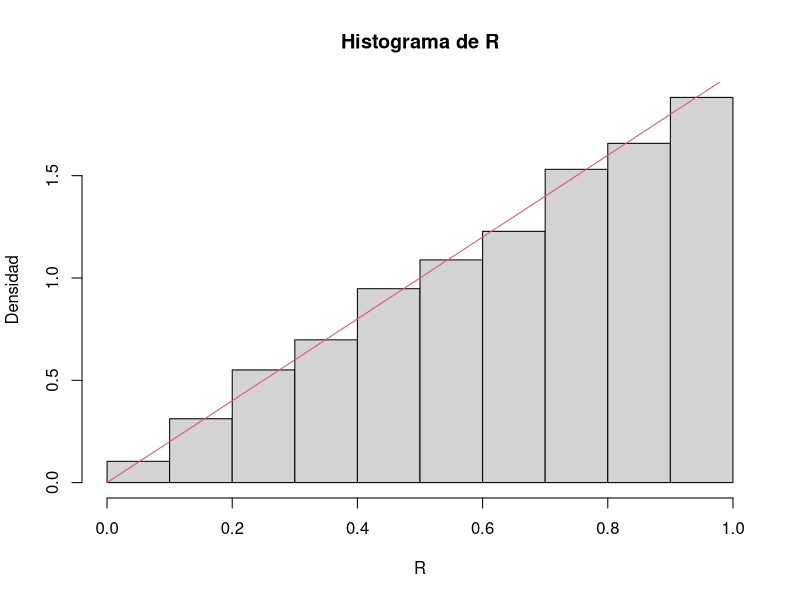
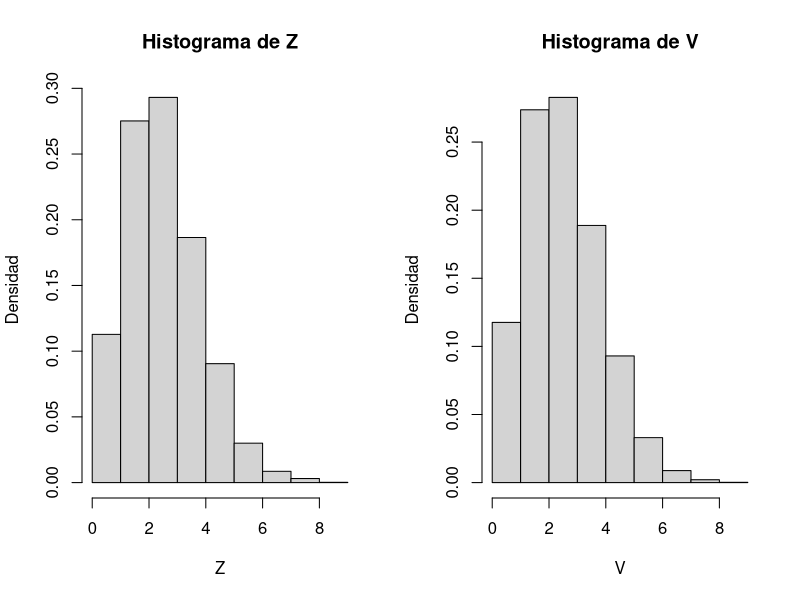
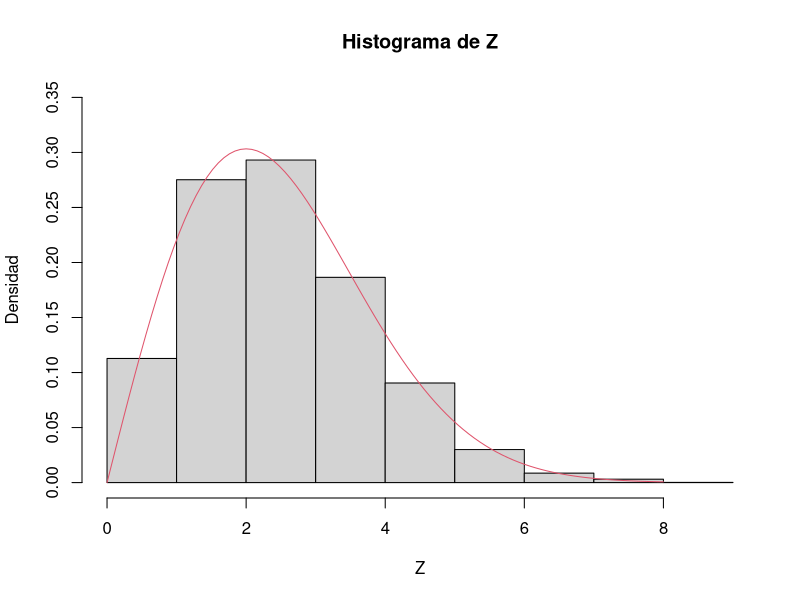
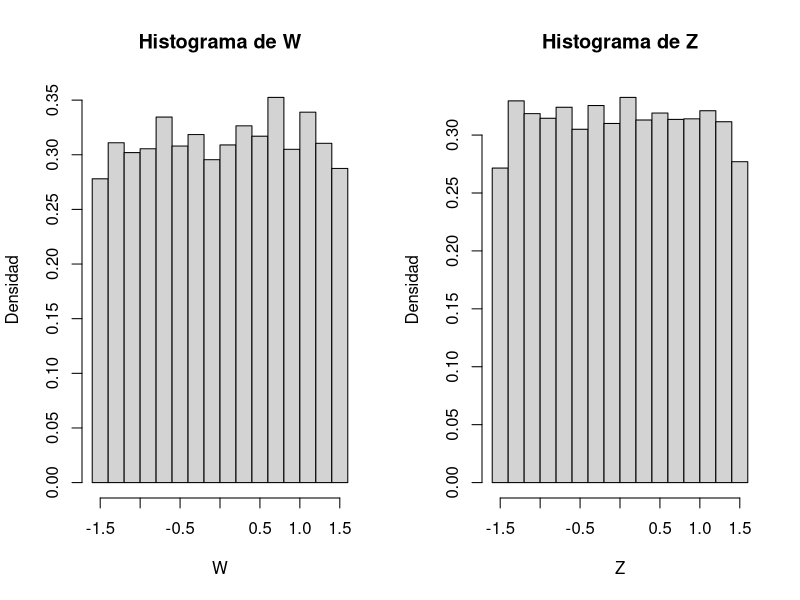
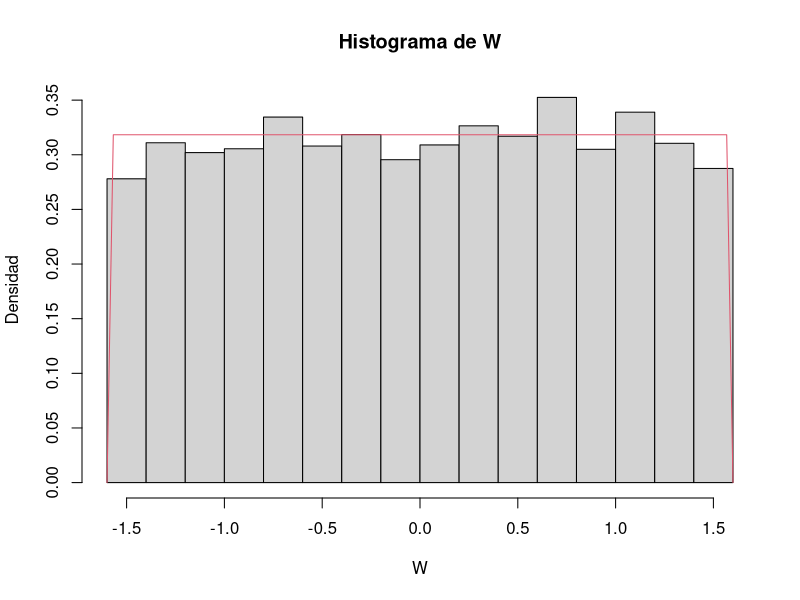
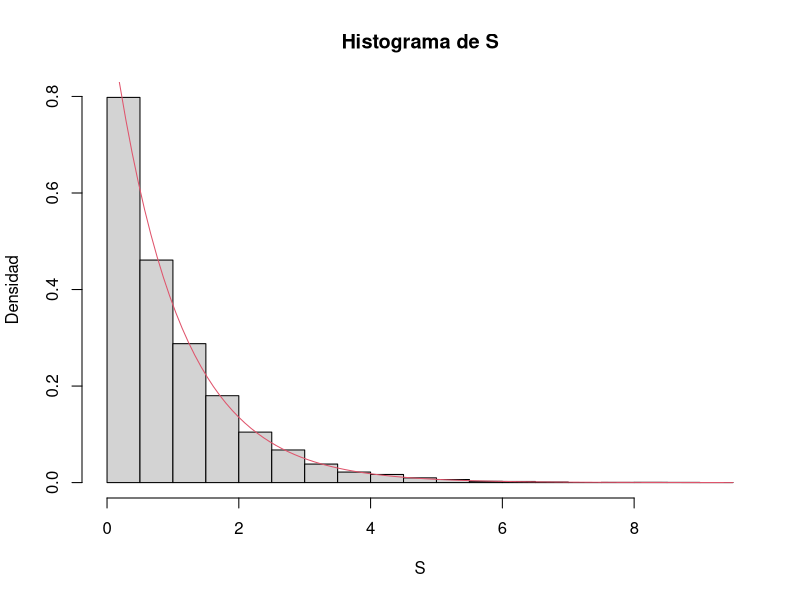
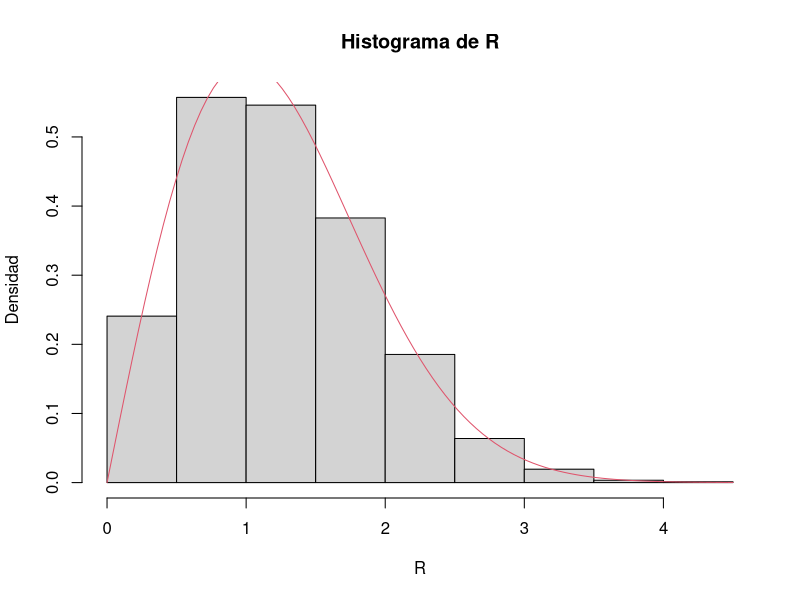
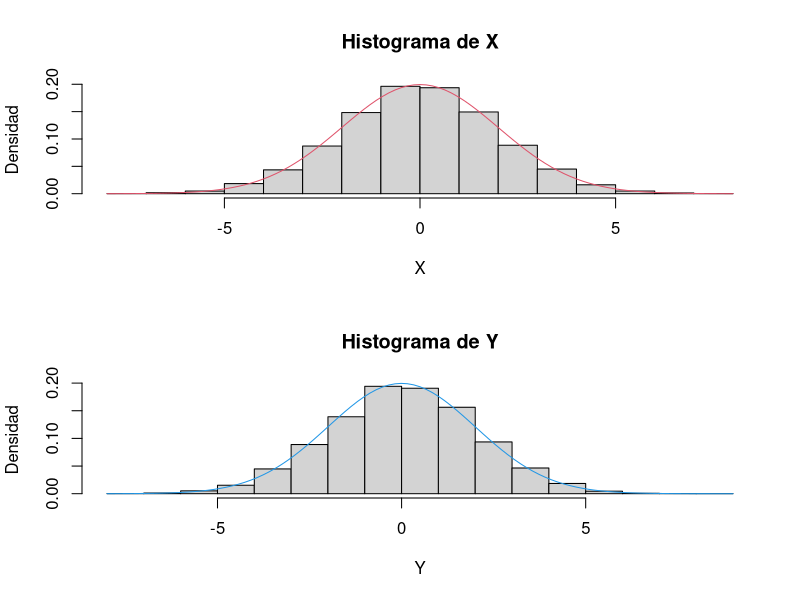

Reproduce these figures in R, in order.
## ---- chunk 1
set.seed(163053)
X<-runif(10000)
Y<-runif(10000)

R<-sqrt(X^2+Y^2)
R<-R[R<=1]

hist(R,freq = F, main = "Histograma de R", xlab="R", ylab = "Densidad")
curve(2*x,from = 0,to = 1,col=2,add=T)
## ---- chunk 2
library(VGAM)

set.seed(163053)

X<-rnorm(10000,0,2)
Y<-rnorm(10000,0,2)
Z<-sqrt(X^2+Y^2)

## ---- chunk 3
V<-rrayleigh(10000,2)
## ---- chunk 4
par(mfrow=c(1,2))
hist(Z,freq = F,breaks = 10, main = "Histograma de Z", xlab="Z", ylab = "Densidad")
hist(V,freq = F,breaks = 10, main = "Histograma de V", xlab="V", ylab = "Densidad")
## ---- chunk 5
rayleigh<-function(x,y){
  (x/y^2)*exp((-x^2)/(2*y^2))
}

par(mfrow=c(1,1))
hist(Z,freq = F,breaks = 10,ylim = c(0,0.35), 
     main = "Histograma de Z", xlab="Z", ylab = "Densidad")
curve(rayleigh(x,2),from = 0,to = 8,add = T,col=2)
## ---- chunk 6
set.seed(163053)

X<-rnorm(10000,0,2)
Y<-rnorm(10000,0,2)

U<-X/Y
W<-atan(U)

## ---- chunk 7
Z<-runif(10000,-pi/2,pi/2)
## ---- chunk 8
par(mfrow=c(1,2))
hist(W,freq = FALSE, main = "Histograma de W", xlab="W", ylab = "Densidad")
hist(Z,freq = FALSE, main = "Histograma de Z", xlab="Z", ylab = "Densidad")
## ---- chunk 9
unifor<-function(x,y,z){
  if(x>=y&x<=z){1/(z-y)}
  else{0}
}

unif<-Vectorize(unifor)

par(mfrow=c(1,1))
hist(W,freq = FALSE, main = "Histograma de W", xlab="W", ylab = "Densidad")
curve(unif(x,-pi/2,pi/2),add = T,col=2)

## ---- chunk 10
set.seed(163053)
U2<-runif(10000)
S<--log(U2)
R<-sqrt(2*S)

hist(S,freq = FALSE, main = "Histograma de S", xlab="S", ylab = "Densidad")
curve(dexp(x,1),add=T,col=2)

## ---- chunk 11
hist(R,freq = FALSE, main = "Histograma de R", xlab="R", ylab = "Densidad")
curve(drayleigh(x,scale = 1),add=T,col=2)
## ---- chunk 12
set.seed(163053)
R<-rrayleigh(10000,2)
U1<-runif(10000)
Theta<-2*pi*U1

X<-R*cos(Theta)
Y<-R*sin(Theta)

par(mfrow=c(2,1))
hist(X,freq = FALSE, main = "Histograma de X", xlab="X", ylab = "Densidad")
curve(dnorm(x,0,2),add=T,col=2)
hist(Y,freq = FALSE, main = "Histograma de Y", xlab="Y", ylab = "Densidad")
curve(dnorm(x,0,2),add=T,col=4)
